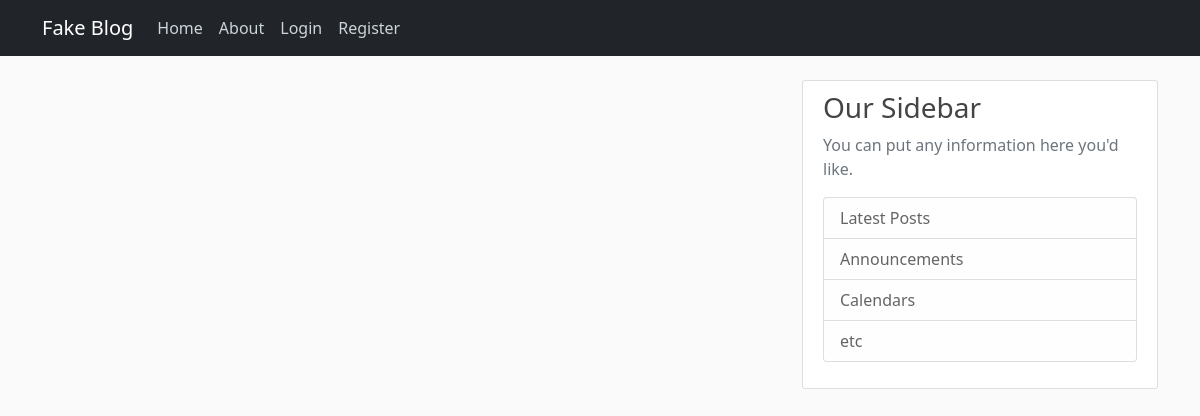
The page /index on the database as committed earlier.
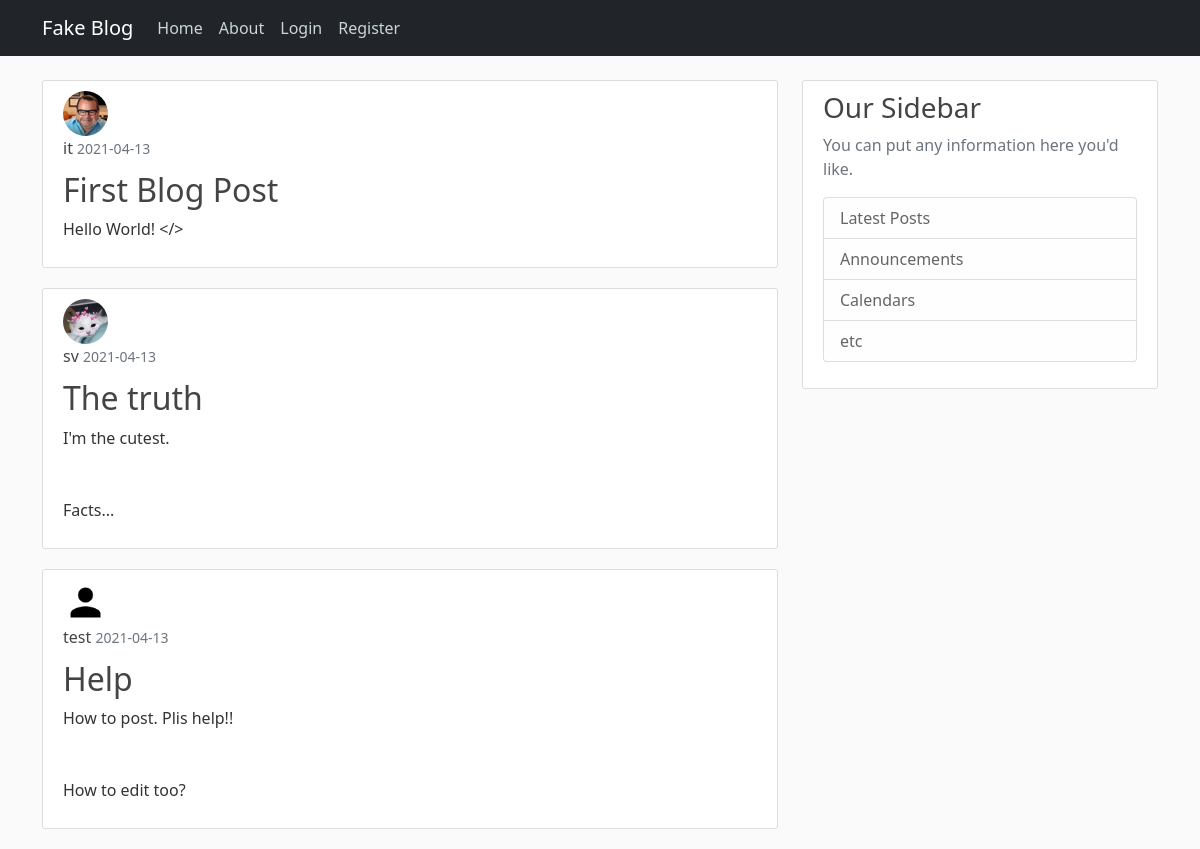
The same page on the database as committed later.
### flaskblog/models.py (models this page shows, shortened)
class Post(db.Model):
    id = db.Column(db.Integer, primary_key=True)
    title = db.Column(db.String(120), nullable=False)
    date_posted = db.Column(db.DateTime, nullable=False, default=datetime.utcnow)
    content = db.Column(db.Text, nullable=False)
    user_id = db.Column(db.Integer, db.ForeignKey('user.id'), nullable=False)  # refers to the id column in user table. Not class.

class User(db.Model, UserMixin):
    id = db.Column(db.Integer, primary_key=True)
    username = db.Column(db.String(20), unique=True, nullable=False)
    email = db.Column(db.String(100), unique=True, nullable=False)
    image_file = db.Column(db.String(20), nullable=False, default='default.jpg')  # will be hashed to 20 chars
    password = db.Column(db.String(60), nullable=False)  # will be hashed to 60 chars
    posts = db.relationship('Post', backref='author', lazy=True)  # refers to the Post class

### flaskblog/routes.py (the view)
@app.route('/')
@app.route('/home')
@app.route('/index')
def home():
    posts = Post.query.all()
    return render_template("home.html", posts=posts)

### flaskblog/templates/home.html
{% extends "layouts.html" %}
    {% block content %}
        {% for post in posts %}
            <article class="content-section">
                <img class="rounded-circle article-img" src="{{ url_for('static', filename='profile_pic/' + post.author.image_file) }}">
                <div class="media-body">
                    <div class="article-metadata">
                      <a class="article-metadata" href="#">{{ post.author.username }}</a>
                      <small class="text-muted">{{ post.date_posted.strftime("%Y-%m-%d") }}</small>
                    </div>
                    <h2><a class="article-title" href="#">{{ post.title }}</a></h2>
                    <p class="article-content">{{ post.content }}</p>
                </div>
            </article>
        {% endfor %}
    {% endblock content %}

### flaskblog/templates/layouts.html (shortened to what this page needs)
<!DOCTYPE html>
<html>
    <head>
        <link href="https://cdn.jsdelivr.net/npm/bootstrap@5.0.0-beta3/dist/css/bootstrap.min.css" rel="stylesheet">
        <link rel="stylesheet" type="text/css" href="{{ url_for('static', filename='main.css') }}">
    </head>
    <body>
        <header class="site-header">
            <nav class="navbar navbar-expand-md navbar-dark bg-dark fixed-top">
                <div class="container">
                    <a class="navbar-brand mr-4" href="/">Fake Blog</a>
                    <div class="collapse navbar-collapse" id="navbarToggle">
                        <div class="navbar-nav mr-auto">
                            <a class="nav-item nav-link" href="{{ url_for('home') }}">Home</a>
                            <a class="nav-item nav-link" href="{{ url_for('about') }}">About</a>
                        </div>
                        <div class="navbar-nav" align='right'>
                            {% if current_user.is_authenticated %}
                                <a class="nav-item nav-link" href="{{ url_for('new_post') }}">New Post</a>
                                <a class="nav-item nav-link" href="{{ url_for('account') }}">Account</a>
                                <a class="nav-item nav-link" href="{{ url_for('logout') }}">Logout</a>
                            {% else %}
                                <a class="nav-item nav-link" href="{{ url_for('login') }}">Login</a>
                                <a class="nav-item nav-link" href="{{ url_for('register') }}">Register</a>
                            {% endif %}
                        </div>
                    </div>
                </div>
            </nav>
        </header>
    <main role="main" class="container">
        <div class="row">
            <div class="col-md-8">
                {% block content %}{% endblock %}
            </div>
            <div class="col-md-4">
                <div class="content-section">
                    <h3>Our Sidebar</h3>
                    <p class='text-muted'>You can put any information here you'd like.
                        <ul class="list-group">
                            <li class="list-group-item list-group-item-light">Latest Posts</li>
                            <li class="list-group-item list-group-item-light">Announcements</li>
                            <li class="list-group-item list-group-item-light">Calendars</li>
                            <li class="list-group-item list-group-item-light">etc</li>
                        </ul>
                    </p>
                </div>
            </div>
        </div>
    </main>
    </body>
</html>

### flaskblog/static/main.css (style rules this page uses)
body { background: #fafafa; color: #333333; margin-top: 5rem; }
h1, h2, h3, h4, h5, h6 { color: #444444; }
.site-header .navbar-nav .nav-link { color: #cbd5db; }
.content-section { background: #ffffff; padding: 10px 20px; border: 1px solid #dddddd; border-radius: 3px; margin-bottom: 20px; }
.article-title { color: #444444; text-decoration: none; }
.article-content { white-space: pre-line; }
.article-img { height: 45px; width: 45px; margin-right: 16px; }
.article-metadata { color: #444444; padding-bottom: 1px; margin-bottom: 10px; text-decoration: none; }

Rows that differ between the two databases and show on the page:
added Post: image_file (picture), author.username "it", date_posted "2021-04-13", title "First Blog Post", content "Hello World! </>"
added Post: image_file (picture), author.username "sv", date_posted "2021-04-13", title "The truth", content "I'm the cutest. Facts..."
added Post: image_file (placeholder picture), author.username "test", date_posted "2021-04-13", title "Help", content "How to post. Plis help!! How to edit too?"
